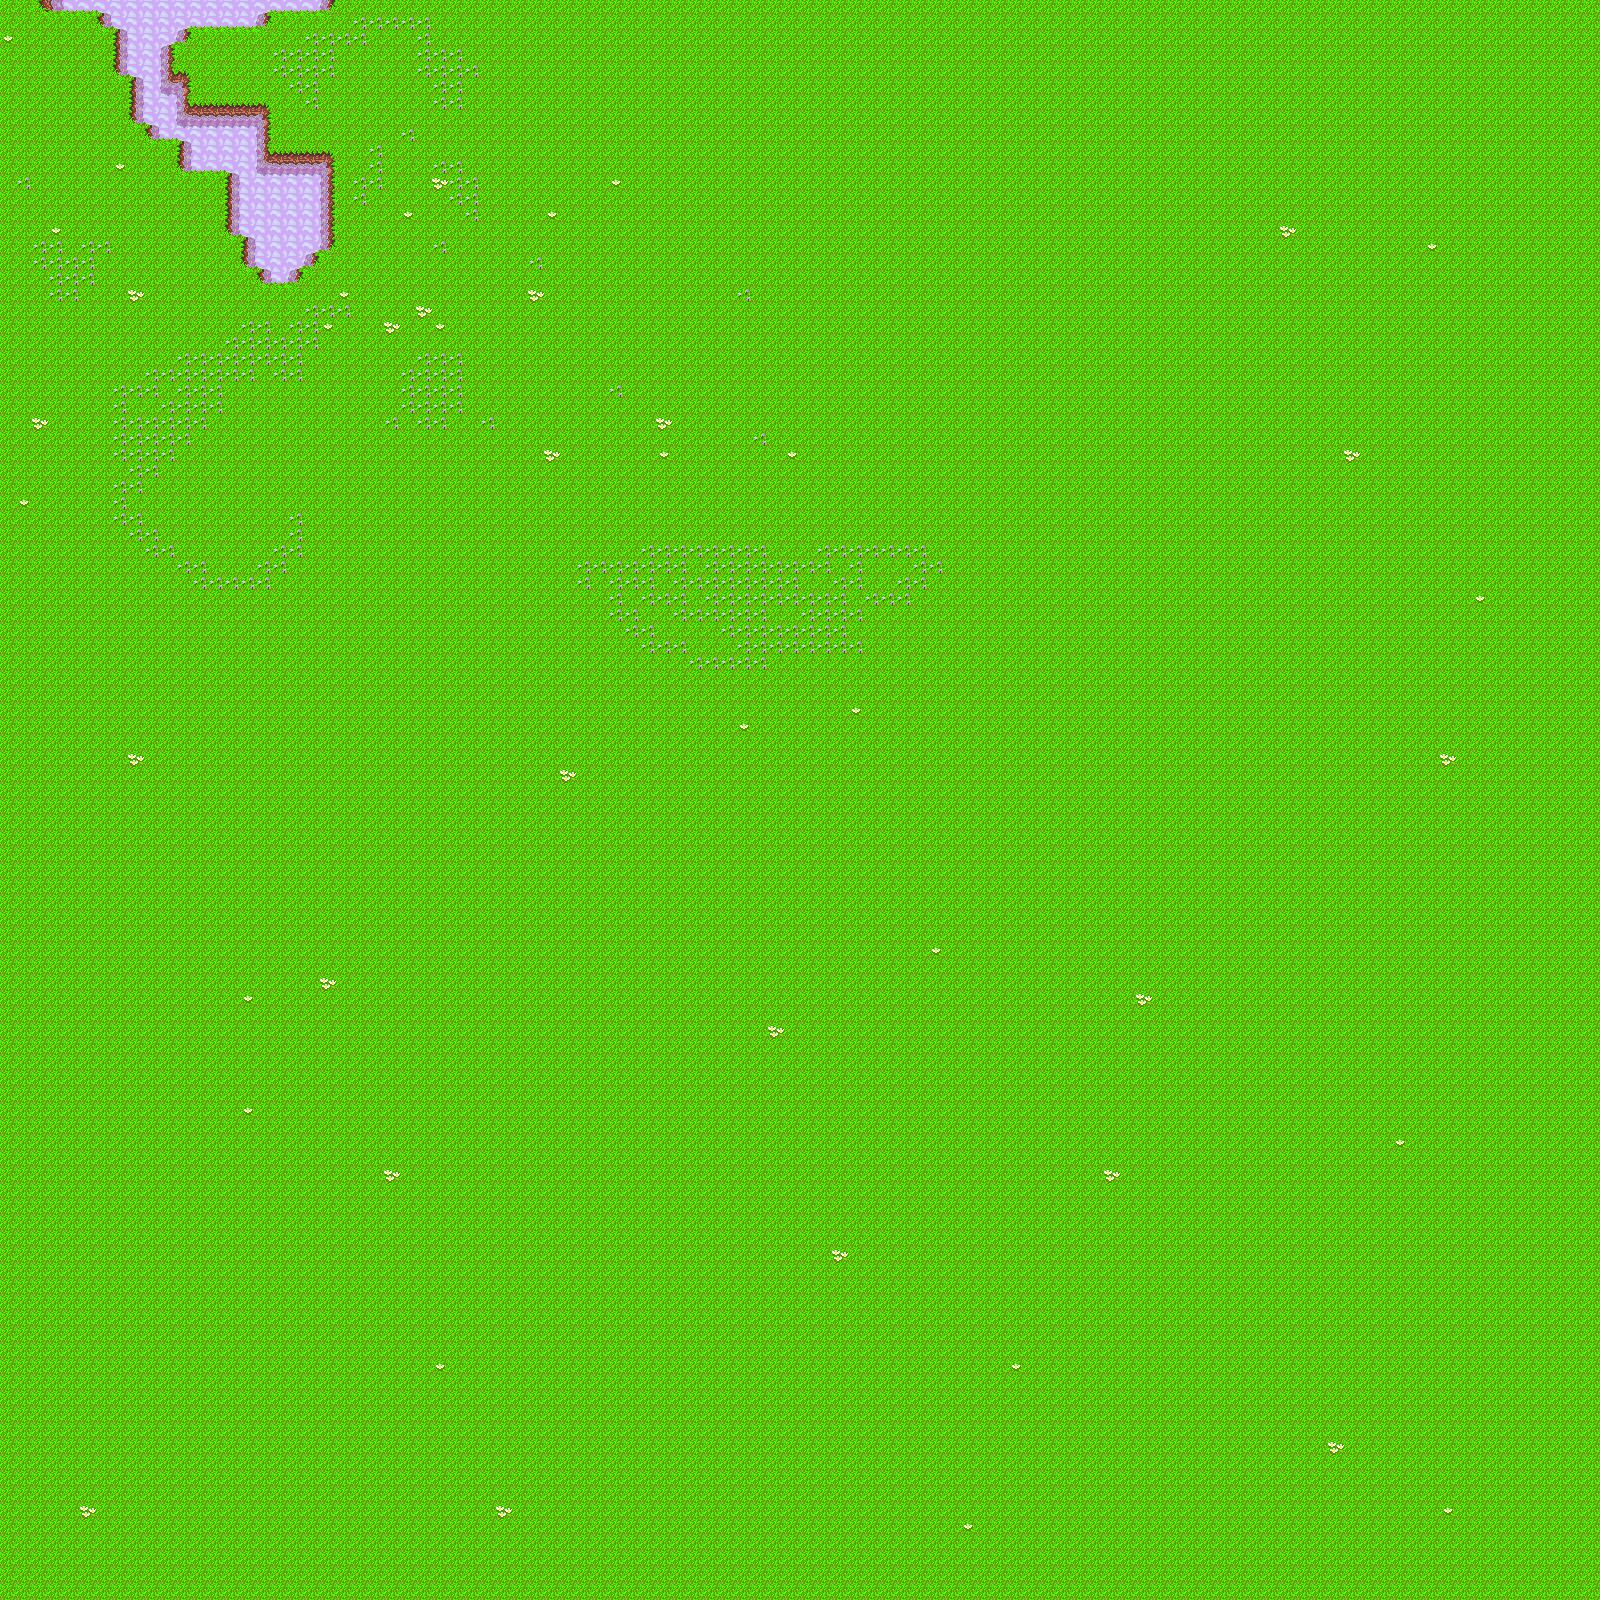

Tiled map render using the project's own tile images. Description and the map definition, with tile-layer contents summarised, below:
An orthogonal 100x100 tile map with 16x16 px tiles, 1 tile layer (Tile Layer), 2 tilesets and 847 objects.

<map version="1.5" tiledversion="1.7.2" orientation="orthogonal" renderorder="right-down" width="100" height="100" tilewidth="16" tileheight="16" infinite="0" nextlayerid="3" nextobjectid="11082">
 <tileset firstgid="1" name="SimplerTiles" tilewidth="16" tileheight="16" tilecount="1024" columns="32">
  <image source="../../atlases/UntitledRPGAtlas/placeholders/GreenBright.png" width="512" height="512" />
 </tileset>
 <tileset firstgid="1025" name="TestObjects" tilewidth="48" tileheight="48" tilecount="2" columns="0" objectalignment="topleft">
  <grid orientation="orthogonal" width="1" height="1" />
  <tile id="0">
   <image width="16" height="24" source="../../atlases/UntitledRPGAtlas/placeholders/Kid.png" />
  </tile>
  <tile id="1">
   <image width="48" height="48" source="../../atlases/UntitledRPGAtlas/placeholders/NewTree.png" />
  </tile>
 </tileset>
 <layer id="1" name="Tile Layer" width="100" height="100">
  <data>[10000 cells, 10000 non-empty, 22 distinct tile ids]</data>
 </layer>
 <objectgroup id="2" name="Object Layer">
  <object id="9510" gid="1026" x="278" y="80.5" width="48" height="48" />
  <object id="9511" gid="1026" x="389.5" y="200" width="48" height="48" />
  <object id="9512" gid="1026" x="368.5" y="48" width="48" height="48" />
  <object id="9513" gid="1026" x="247" y="310" width="48" height="48" />
  <object id="9514" gid="1026" x="387" y="302.5" width="48" height="48" />
  <object id="9535" gid="1025" x="256" y="160" width="16" height="24">
   <properties>
    <property name="PlayerControl" value="" />
   </properties>
  </object>
  <object id="9536" gid="1025" x="256" y="128" width="16" height="24">
   <properties>
    <property name="CameraController" value="" />
    <property name="PlayerControl" value="" />
   </properties>
  </object>
  <object id="9537" gid="1025" x="272" y="160" width="16" height="24">
   <properties>
    <property name="PlayerControl" value="" />
   </properties>
  </object>
  <object id="9538" gid="1025" x="272" y="128" width="16" height="24">
   <properties>
    <property name="CameraController" value="" />
    <property name="PlayerControl" value="" />
   </properties>
  </object>
  <object id="9539" gid="1025" x="288" y="160" width="16" height="24">
   <properties>
    <property name="PlayerControl" value="" />
   </properties>
  </object>
  <object id="9540" gid="1025" x="288" y="128" width="16" height="24">
   <properties>
    <property name="CameraController" value="" />
    <property name="PlayerControl" value="" />
   </properties>
  </object>
  <object id="9541" gid="1025" x="304" y="160" width="16" height="24">
   <properties>
    <property name="PlayerControl" value="" />
   </properties>
  </object>
  <object id="9542" gid="1025" x="304" y="128" width="16" height="24">
   <properties>
    <property name="CameraController" value="" />
    <property name="PlayerControl" value="" />
   </properties>
  </object>
  <object id="9543" gid="1025" x="320" y="160" width="16" height="24">
   <properties>
    <property name="PlayerControl" value="" />
   </properties>
  </object>
  <object id="9544" gid="1025" x="320" y="128" width="16" height="24">
   <properties>
    <property name="CameraController" value="" />
    <property name="PlayerControl" value="" />
   </properties>
  </object>
  <object id="9545" gid="1025" x="336" y="160" width="16" height="24">
   <properties>
    <property name="PlayerControl" value="" />
   </properties>
  </object>
  <object id="9546" gid="1025" x="336" y="128" width="16" height="24">
   <properties>
    <property name="CameraController" value="" />
    <property name="PlayerControl" value="" />
   </properties>
  </object>
  <object id="9575" gid="1025" x="255" y="122" width="16" height="24">
   <properties>
    <property name="PlayerControl" value="" />
   </properties>
  </object>
  <object id="9576" gid="1025" x="255" y="90" width="16" height="24">
   <properties>
    <property name="CameraController" value="" />
    <property name="PlayerControl" value="" />
   </properties>
  </object>
  <object id="9577" gid="1025" x="271" y="122" width="16" height="24">
   <properties>
    <property name="PlayerControl" value="" />
   </properties>
  </object>
  <object id="9578" gid="1025" x="271" y="90" width="16" height="24">
   <properties>
    <property name="CameraController" value="" />
    <property name="PlayerControl" value="" />
   </properties>
  </object>
  <object id="9609" gid="1025" x="257.5" y="184" width="16" height="24">
   <properties>
    <property name="PlayerControl" value="" />
   </properties>
  </object>
  <object id="9610" gid="1025" x="257.5" y="152" width="16" height="24">
   <properties>
    <property name="CameraController" value="" />
    <property name="PlayerControl" value="" />
   </properties>
  </object>
  <object id="9629" gid="1025" x="247" y="242.5" width="16" height="24">
   <properties>
    <property name="PlayerControl" value="" />
   </properties>
  </object>
  <object id="9630" gid="1025" x="247" y="210.5" width="16" height="24">
   <properties>
    <property name="CameraController" value="" />
    <property name="PlayerControl" value="" />
   </properties>
  </object>
  <object id="9631" gid="1025" x="263" y="242.5" width="16" height="24">
   <properties>
    <property name="PlayerControl" value="" />
   </properties>
  </object>
  <object id="9632" gid="1025" x="263" y="210.5" width="16" height="24" />
  <object id="9633" gid="1025" x="279" y="242.5" width="16" height="24">
   <properties>
    <property name="PlayerControl" value="" />
   </properties>
  </object>
  <object id="9634" gid="1025" x="279" y="210.5" width="16" height="24">
   <properties>
    <property name="CameraController" value="" />
    <property name="PlayerControl" value="" />
   </properties>
  </object>
  <object id="9635" gid="1025" x="295" y="242.5" width="16" height="24">
   <properties>
    <property name="PlayerControl" value="" />
   </properties>
  </object>
  <object id="9636" gid="1025" x="295" y="210.5" width="16" height="24">
   <properties>
    <property name="CameraController" value="" />
    <property name="PlayerControl" value="" />
   </properties>
  </object>
  <object id="9637" gid="1025" x="311" y="242.5" width="16" height="24">
   <properties>
    <property name="PlayerControl" value="" />
   </properties>
  </object>
  <object id="9638" gid="1025" x="311" y="210.5" width="16" height="24">
   <properties>
    <property name="CameraController" value="" />
    <property name="PlayerControl" value="" />
   </properties>
  </object>
  <object id="9639" gid="1025" x="327" y="242.5" width="16" height="24">
   <properties>
    <property name="PlayerControl" value="" />
   </properties>
  </object>
  <object id="9640" gid="1025" x="327" y="210.5" width="16" height="24">
   <properties>
    <property name="CameraController" value="" />
    <property name="PlayerControl" value="" />
   </properties>
  </object>
  <object id="9641" gid="1025" x="343" y="242.5" width="16" height="24">
   <properties>
    <property name="PlayerControl" value="" />
   </properties>
  </object>
  <object id="9642" gid="1025" x="343" y="210.5" width="16" height="24">
   <properties>
    <property name="CameraController" value="" />
    <property name="PlayerControl" value="" />
   </properties>
  </object>
  <object id="9659" gid="1025" x="243" y="261.5" width="16" height="24">
   <properties>
    <property name="PlayerControl" value="" />
   </properties>
  </object>
  </objectgroup>
</map>
<!-- 809 of 847 objects omitted -->